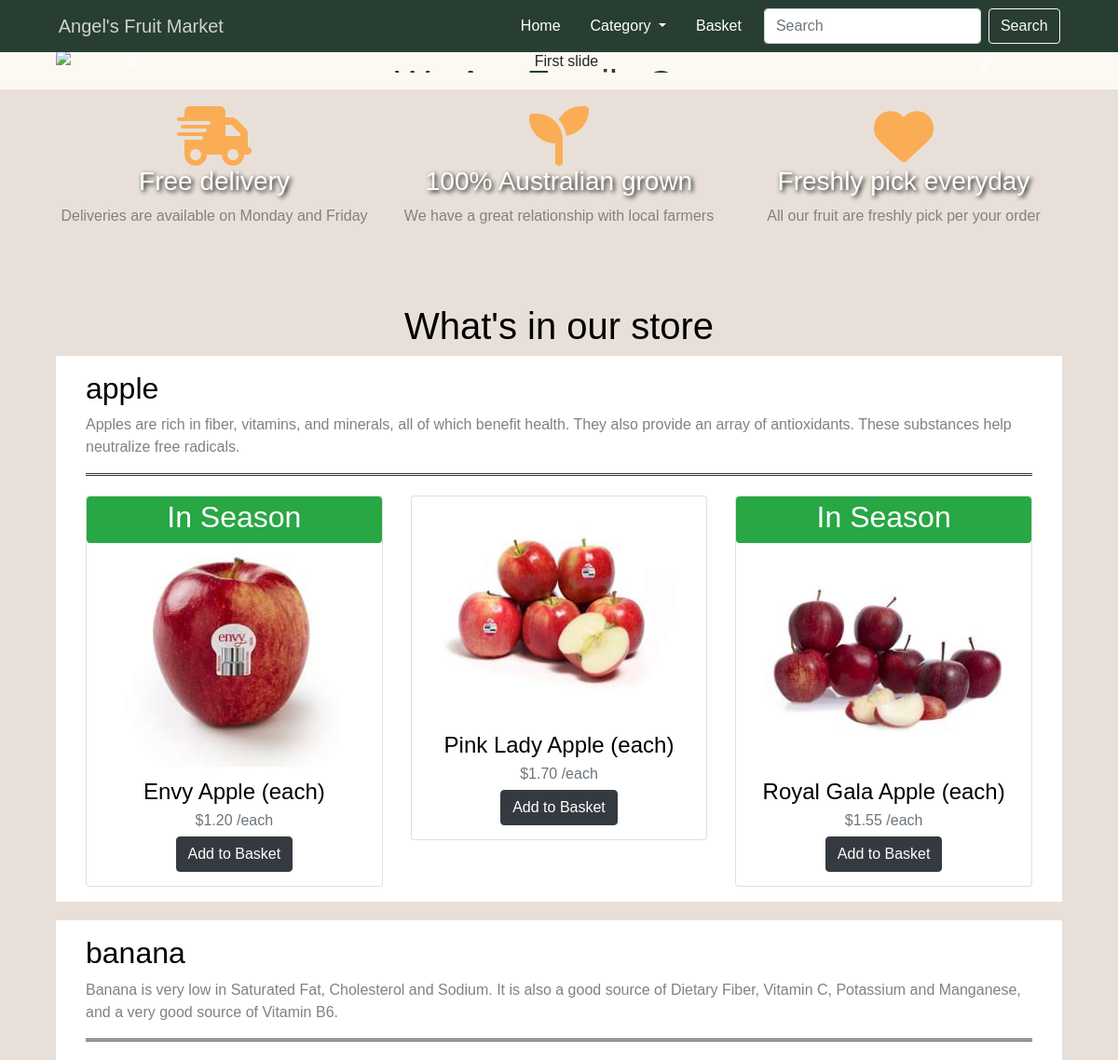
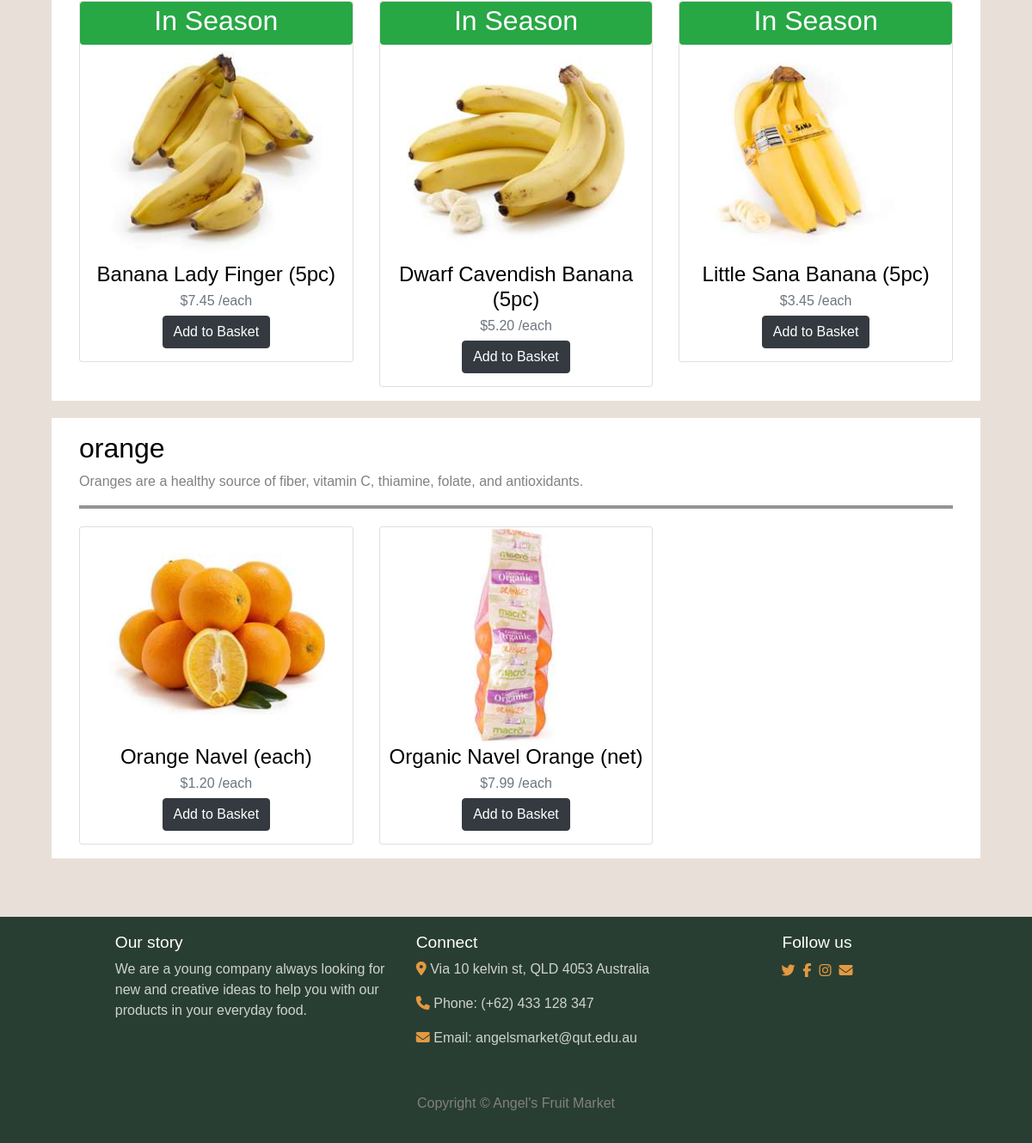
The page / on the database its author committed (2 pictures, top to bottom).
### models.py (models this page shows, shortened)
class Category(db.Model):
    __tablename__ = 'categories'
    id = db.Column(db.Integer, primary_key=True)
    name = db.Column(db.String(64), unique=True, nullable=False)
    description = db.Column(db.String(500), nullable=False)
    fruits = db.relationship('Fruit', backref='Category',
                             cascade="all, delete-orphan")

class Fruit(db.Model):
    __tablename__ = "fruits"
    id = db.Column(db.Integer, primary_key=True)
    category_id = db.Column(db.Integer, db.ForeignKey('categories.id'))
    name = db.Column(db.String(64), unique=True, nullable=False)
    price= db.Column(db.Float, nullable=False)
    description = db.Column(db.String(500), nullable=False)
    image = db.Column(db.String(60), nullable=False)
    seasonality = db.Column(db.String(60), nullable=False)
    taste = db.Column(db.String(500), nullable=False)
    made_from = db.Column(db.String(60), default='grown-in-au-logo.svg')

### views.py (the view)
@bp.route('/')
def index():
    categories = Category.query.order_by(Category.name).all()
    fruits = Fruit.query.order_by(Fruit.name).all()
    return render_template('index.html', categories=categories, fruits=fruits)

### templates/index.html (shortened to what this page needs)
{% extends 'base.html'%}
{% block main %}
<section id="introduction">
  <div class="container-fluid">
    <div id="carouselExampleIndicators" class="carousel slide" data-ride="carousel">
      <div class="carousel-inner" role="listbox">
        <div class="carousel-item active">
          <img class="d-block w-80 img-fluid" src="{{url_for('static', filename='images/carosel-fruit.png')}}"
            alt="First slide">
          <div class="carousel-caption d-none d-md-block centered">
            <h1 style="text-shadow: 2px 2px 5px white;" >We Are Family Own Small Business</h1>
          </div>
        </div>
      </div>
      <a class="carousel-control-prev" href="#carouselExampleIndicators" role="button" data-slide="prev">
        <span class="carousel-control-prev-icon" aria-hidden="true"></span>
      </a>
      <a class="carousel-control-next" href="#carouselExampleIndicators" role="button" data-slide="next">
        <span class="carousel-control-next-icon" aria-hidden="true"></span>
      </a>
    </div>
  </div>
</section>
<section id="feature">
  <div class="container-fluid color-section">
    <div class="row">
      <div class="col-lg-4 features-box ">
        <i class="fas fa-shipping-fast fa-4x"></i>
        <h3 class="feature-title">Free delivery</h3>
        <p class="features-description">Deliveries are available on Monday and Friday</p>
      </div>
      <div class="col-lg-4 features-box">
        <i class="fas fa-seedling fa-4x"></i>
        <h3 class="feature-title">100% Australian grown</h3>
        <p class="features-description">We have a great relationship with local farmers</p>
      </div>
      <div class="col-lg-4 features-box">
        <i class="fas fa-heart fa-4x icon"></i>
        <h3 class="feature-title">Freshly pick everyday</h3>
        <p class="features-description">All our fruit are freshly pick per your order</p>
      </div>
    </div>
  </div>
</section>
<section id="category">
  <div class="container-fluid color-section">
    <h1>What's in our store</h1>
    {% for category in categories%}
    <div class="category-info">
      <article>
        <div class="category-head" id="{{category.name}}">
          <h2>{{category.name}}</h2>
          <p>{{category.description}}</p>
        </div>
        <hr>
        <div class="row fruit-item-list">
          {% for fruit in fruits%}
          {% if fruit.category_id == category.id%}
          <div class="fruit-column col-lg-4 col-md-6">
            <div class="card" style="padding-bottom: 15px;">
              {% if fruit.seasonality == "All Year Round"%}
              <span class="badge badge-success"><h2>In Season</h2></span>
              {% endif %}
              <a href="{{ url_for('main.fruitDetail', fruitid=fruit.id)}}"><img class="card-img-top img-fluid"
                  src="{{url_for('static', filename='images/'+fruit.image)}}" alt="card image"></a>
              <h4 class="card-title">{{fruit.name}}</h4>
              <h6 class="card-subtitle mb-2 text-muted">{{ "$%.2f"|format(fruit.price) }} /each</h6>
              <form action="{{ url_for('main.order') }}">
                <input class="btn btn-dark" type="submit" value="Add to Basket">
            </form>
            </div>
          </div>
          {% endif %}
          {% endfor %}
        </div>
      </article>
    </div>
    {% endfor %}
  </div>
</section>
{% endblock %}

### templates/base.html (shortened to what this page needs)
<!DOCTYPE html>
<html lang="en">
<head>
  <link rel="stylesheet" href="https://stackpath.bootstrapcdn.com/bootstrap/4.5.2/css/bootstrap.min.css"
>
      <link rel="stylesheet" href="{{ url_for('static', filename='styles.css') }}">
</head>
<body>
  <header id="home">
    <div class="container">
      <nav class="navbar navbar-expand-lg navbar-light fixed-top">
        <a class="navbar-brand" href="{{ url_for('main.index') }}" style="color: rgba(255, 255, 255, 0.774);">Angel's Fruit Market</a>
        <div class="collapse navbar-collapse " id="navbarNav">
          <ul class="navbar-nav">
            <li class="nav-item">
              <a class="nav-link mx-3" href="{{ url_for('main.index') }}" style="color:white;">Home </a>
            </li>
            <li class="nav-item dropdown">
              <a class="nav-link dropdown-toggle" href="#" id="navbarDropdown" role="button" data-toggle="dropdown"
                aria-haspopup="true" aria-expanded="false" style="color:white;">
                Category
              </a>
            <li class="nav-item">
              <a class="nav-link  mx-3" href="{{url_for('main.order')}}" style="color:white;">Basket</a>
            </li>
            <form class="form-inline" action="{{url_for('main.search')}}">
              <input class="form-control mr-sm-2" type="search" placeholder="Search" name="search">
              <button class="btn btn-outline-light my-2 my-sm-0" type="submit">Search</button>
            </form>
          </ul>
        </div>
      </nav>
    </div>
  </header>
  <main>
    {% block main %}{% endblock %}
  </main>
  <footer id="footer">
    <div class="footer-top">
      <div class="container">
        <div class="row justify-content-center">
          <div class="col-md-4 col-lg-4 footer-ourstory text-left">
            <h3 style="color: white; font-size:larger;">Our story</h3>
            <p style="color: rgba(255, 255, 255, 0.774); font-size:medium;">
              We are a young company always looking for new and creative ideas to help you with our products in your
              everyday food.
            </p>
          </div>
          <div class="col-md-4 col-lg-4 footer-connect text-left">
            <h3 style="color: white; font-size:larger;">Connect</h3>
            <p style="color:rgba(255, 255, 255, 0.774); font-size:medium;"><i class="fas fa-map-marker-alt"></i> Via 10 kelvin st, QLD 4053 Australia</p>
            <p  style="color: rgba(255, 255, 255, 0.774); font-size:medium;"><i class="fas fa-phone"></i> Phone: (+62) 433 128 347</p>
            <p  style="color:rgba(255, 255, 255, 0.774); font-size:medium;"><i class="fas fa-envelope"></i> Email: angelsmarket@qut.edu.au</p>
          </div>
          <div class="col-md-4 col-lg-3 footer-sns">
            <h3 style="color: white; font-size:larger;">Follow us</h3>
            <div class="sns-icons">
              <p>
                <i class="footer-logo fab fa-twitter" ></i>
                <i class="footer-logo fab fa-facebook-f" ></i>
                <i class="footer-logo fab fa-instagram" ></i>
                <i class="footer-logo fas fa-envelope" ></i>
              </p>
            </div>
          </div>
        </div>
      </div>
    </div>
    <div class="footer-bottom">
      <div class="container">
        <div class="footer-copyright">
          <p>Copyright &copy; Angel's Fruit Market</p>
        </div>
      </div>
    </div>
  </footer>
</body>
</html>

### static/styles.css (style rules this page uses)
body { background-color: #fbf9f1; font-family: 'Noto Sans JP', sans-serif; text-align: center; }
p { color: #818181; }
.container-fluid, .container { padding: 1.5% 5%; }
.color-section { background-color: #e8e0d8; color: #fff; }
.navbar { background-color: #293e32; }
.navbar-brand { padding-left:4%; }
.navbar-nav { padding-right:5%; color:white; }
.carousel-caption h1 { color:#293e32; }
.centered { position: absolute; top: 50%; left: 50%; transform: translate(-50%, -50%); }
.fas { color: #fda643e1; }
#feature h3 { text-shadow: 2px 2px 5px black; color: white; }
#category .container-fluid { padding: 4% 5%; color:black; }
.category-info { padding-bottom: 20px; }
.category-info hr { border: none; border-top: 3px double #333; color: #333; overflow: visible; text-align: center; height: 5px; }
.category-info article { background-color: white; padding: 1rem 2rem; }
.category-head { color: black; text-align: left; }
.card-img-top { width:80%; }
#footer { background-color: #293e32; }
.footer-logo { margin: 2% 1%; color:#fda643e1; }

### templates/index.html (style rules this page uses)
.badge { height: 50px; font-family: 'Noto Sans JP', sans-serif; font-weight: 700; color:white; }

### rows shown on the page
Category: name "apple", description "Apples are rich in fiber, vitamins, and minerals, all of which benefit health. They also provide an array of antioxidants. These substances help neutralize free radicals."
Fruit: seasonality "In Season", image (picture), name "Envy Apple (each)", price "$1.20"
Fruit: image (picture), name "Pink Lady Apple (each)", price "$1.70"
Fruit: seasonality "In Season", image (picture), name "Royal Gala Apple (each)", price "$1.55"
Category: name "banana", description "Banana is very low in Saturated Fat, Cholesterol and Sodium. It is also a good source of Dietary Fiber, Vitamin C, Potassium and Manganese, and a very good source of Vitamin B6."
Fruit: seasonality "In Season", image (picture), name "Banana Lady Finger (5pc)", price "$7.45"
Fruit: seasonality "In Season", image (picture), name "Dwarf Cavendish Banana (5pc)", price "$5.20"
Fruit: seasonality "In Season", image (picture), name "Little Sana Banana (5pc)", price "$3.45"
Category: name "orange", description "Oranges are a healthy source of fiber, vitamin C, thiamine, folate, and antioxidants."
Fruit: image (picture), name "Orange Navel (each)", price "$1.20"
Fruit: image (picture), name "Organic Navel Orange (net)", price "$7.99"
